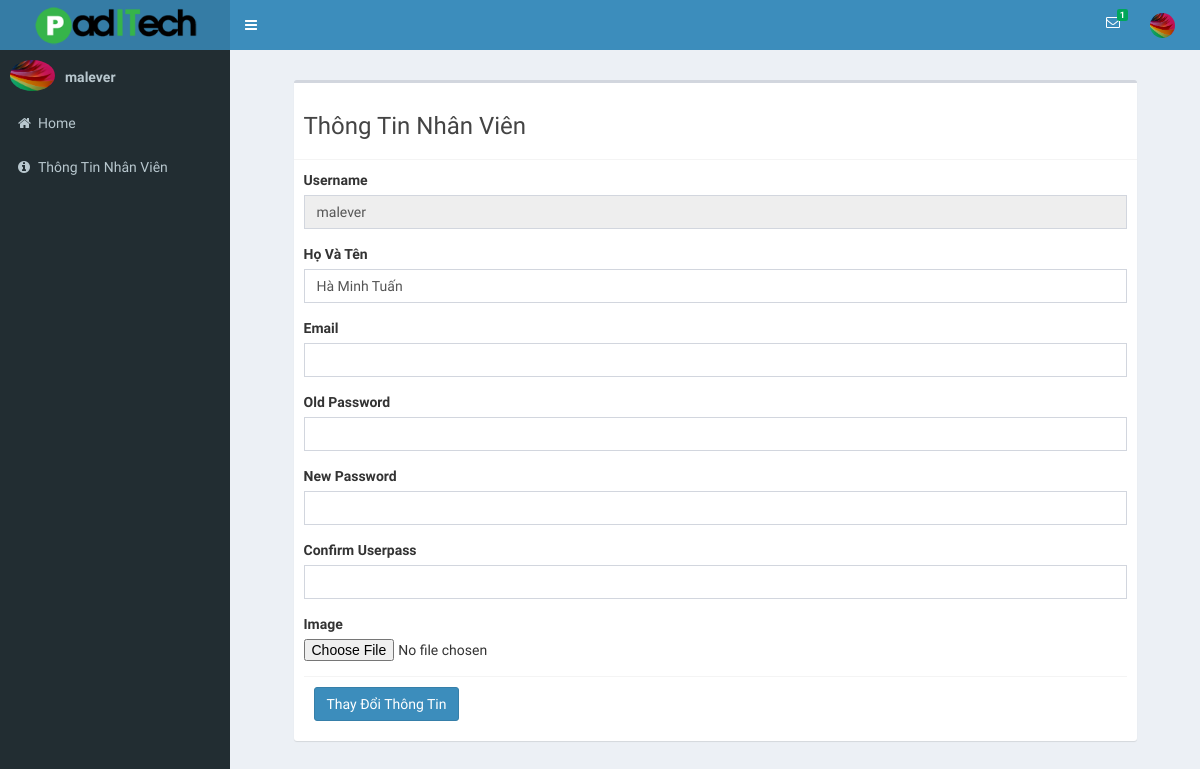
Page /info.php (signed in) on the committed database.
### tables this page shows
CREATE TABLE IF NOT EXISTS `user` (
  `id` int(11) NOT NULL AUTO_INCREMENT,
  `user_name` varchar(32) NOT NULL,
  `user_pass` varchar(32) NOT NULL,
  `name` varchar(50) NOT NULL,
  `status` tinyint(4) NOT NULL,
  `luong` double NOT NULL,
  `image` varchar(500) NOT NULL,
  PRIMARY KEY (`id`)
);

### info.php (the view, shortened to what this page needs)
<?php
include("layout/header.php");
?>
<div class="content-wrapper" style="min-height: 916px;">
	<section class="content-header">
	</section>
	<div class="content">
		<div id="statistical" class="box">
			<div class="box-header with-border">
				<h3>Thông Tin Nhân Viên</h3>
			</div>
			<?php
			$user_id =  $_SESSION['id'];
			$sql = "select * from user where id='".$user_id."'";
			$get_user = mysql_query($sql);
			$row = mysql_fetch_array($get_user);
			?>
			<form role="form"  method ="POST" enctype="multipart/form-data">
				<div class="box-body">
					<div class="form-group">
						<label for="exampleInputEmail1">Username</label>
						<input type="text" class="form-control" disabled="disabled" value="<?php echo $row['user_name']; ?>">
					</div>
					<div class="form-group">
						<label>Họ Và Tên</label><input type="text" class="form-control"  name="name" value="<?php echo $row['name']; ?>">
					</div>
					<div class="form-group">
						<label>Email</label><input type="email" class="form-control"  name="email" value="<?php echo $row['email']; ?>">
					</div>
					<div class="form-group">
						<label>Old Password</label><input type="password" class="form-control" name="user_oldpass" value="">
					</div>
					<div class="form-group">
						<label>New Password</label><input type="password" class="form-control" name="user_pass" value="">
					</div>
					<div class="form-group">
						<label>Confirm Userpass</label><input type="password" class="form-control" name="user_pass1" value="">
					</div>
					<div class="form-group">
						<label>Image</label><input type="file" id="exampleInputFile" name="image_file">
					</div>
					<div class="box-footer">
						<td style="text-align:center" colspan="2"><input type="submit" class="btn btn-primary" name="update" value="Thay Đổi Thông Tin"></td>
					</div>
				</div>
			</form>
		</div>
	</div>
</div>
<?php
include("layout/footer.php");
?>

### layout/header.php (shortened to what this page needs)
<html>
<head>
<link rel="stylesheet" href="css/bootstrap/css/bootstrap.min.css">
<link rel="stylesheet" href="https://maxcdn.bootstrapcdn.com/font-awesome/4.4.0/css/font-awesome.min.css">
<link rel="stylesheet" href="https://code.ionicframework.com/ionicons/2.0.1/css/ionicons.min.css">
<link rel="stylesheet" href="plugins/jvectormap/jquery-jvectormap-1.2.2.css">
<link rel="stylesheet" href="dist/css/AdminLTE.min.css">
<link rel="stylesheet" href="dist/css/skins/_all-skins.min.css">
<link rel="stylesheet" href="css/style.css">
</head>
<body class="hold-transition skin-blue sidebar-mini">
<div class="wrapper">
<header class="main-header">
	<a href="index.php" class="logo">
	<span class="logo-lg"><img src="logo.png"></span>
	</a>
	<nav class="navbar navbar-static-top" role="navigation">
		<a href="#" class="sidebar-toggle" data-toggle="offcanvas" role="button">
		</a>
		<?php
		if(@$_SESSION['id'] != "")
		{
			$get_username = mysql_query("select * from user where id='".$_SESSION['id']."'");
			$row1 = mysql_fetch_array($get_username);
			$get_noti = mysql_query("select * from month_confirm where user_id='".$_SESSION['id']."' and status != 1 and is_view = 1");
			$get_noti_count = @mysql_num_rows($get_noti);
		?>
			<div class="navbar-custom-menu">
				<ul class="nav navbar-nav">
					<li class="dropdown messages-menu">
						<a href="#" class="dropdown-toggle" data-toggle="dropdown" aria-expanded="false">
							<i class="fa fa-envelope-o"></i>
							<span class="label label-success" id="label-success"><?php echo $get_noti_count; ?></span>
						</a>
					</li>
					<li class="dropdown user user-menu">
						<a href="#" class="dropdown-toggle" data-toggle="dropdown" aria-expanded="false">
						<img src="<?php echo $row1['image'] ?>" class="user-image" alt="User Image">
						</a>
					</li>
				</ul>
			</div>
			<?php
		}
		?>
	</nav>
</header>
<aside class="main-sidebar">
	<section class="sidebar">
		<div class="user-panel">
			<?php
			if(@$_SESSION['id'] != "")
			{
				$get_username = mysql_query("select * from user where id='".$_SESSION['id']."'");
				$row1 = mysql_fetch_array($get_username);
				?>
					<div class="pull-left image">
						<img src="<?php echo $row1['image'] ?>" class="img-circle" alt="User Image">
					</div>
				<?php
				echo "<div class='pull-left info'><p><a class='info' href='info.php'>".$row1['user_name']."</a></p></div>";
			}
			?>
		</div>
		<ul class="sidebar-menu">
					<li class="treeview"><a href="index.php"><i class="fa fa-home"></i><span>Home</span></a></li>
					<li class="treeview"><a href="info.php"><i class="fa fa-info-circle"></i><span>Thông Tin Nhân Viên</span></a></li>
		</ul>
	</section>
</aside>

### css/style.css (style rules this page uses)
body { margin:0px; }
a { text-decoration:none; }
.logo img { width:200px; padding:5px; }
.menu_top,.content { width:90%; max-width:1200px; margin: 0px auto; }
.info,.logout { padding:10px 5px !Important; }

### rows in the picture
user: image (picture), user_name "malever", name "Hà Minh Tuấn"

### other values in the picture
$get_noti_count "1"
